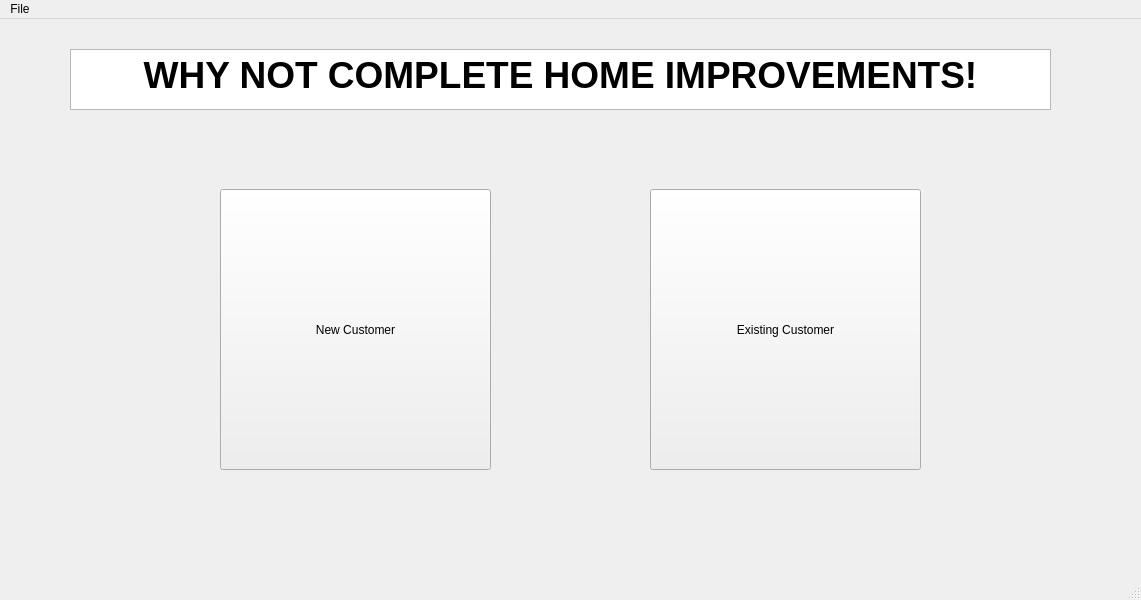
<?xml version="1.0" encoding="UTF-8"?>
<ui version="4.0">
 <class>mainWindow</class>
 <widget class="QMainWindow" name="mainWindow">
  <property name="geometry">
   <rect>
    <x>0</x>
    <y>0</y>
    <width>1141</width>
    <height>600</height>
   </rect>
  </property>
  <property name="windowTitle">
   <string>Main Window</string>
  </property>
  <widget class="QWidget" name="centralwidget">
   <widget class="QTextBrowser" name="textBrowser">
    <property name="geometry">
     <rect>
      <x>70</x>
      <y>30</y>
      <width>981</width>
      <height>61</height>
     </rect>
    </property>
    <property name="html">
     <string>&lt;!DOCTYPE HTML PUBLIC &quot;-//W3C//DTD HTML 4.0//EN&quot; &quot;http://www.w3.org/TR/REC-html40/strict.dtd&quot;&gt;
&lt;html&gt;&lt;head&gt;&lt;meta name=&quot;qrichtext&quot; content=&quot;1&quot; /&gt;&lt;style type=&quot;text/css&quot;&gt;
p, li { white-space: pre-wrap; }
&lt;/style&gt;&lt;/head&gt;&lt;body style=&quot; font-family:'Ubuntu'; font-size:11pt; font-weight:400; font-style:normal;&quot;&gt;
&lt;p align=&quot;center&quot; style=&quot; margin-top:0px; margin-bottom:0px; margin-left:0px; margin-right:0px; -qt-block-indent:0; text-indent:0px;&quot;&gt;&lt;span style=&quot; font-size:28pt; font-weight:600;&quot;&gt;WHY NOT COMPLETE HOME IMPROVEMENTS!&lt;/span&gt;&lt;/p&gt;&lt;/body&gt;&lt;/html&gt;</string>
    </property>
   </widget>
   <widget class="QPushButton" name="newButton">
    <property name="geometry">
     <rect>
      <x>220</x>
      <y>170</y>
      <width>271</width>
      <height>281</height>
     </rect>
    </property>
    <property name="text">
     <string>New Customer</string>
    </property>
   </widget>
   <widget class="QPushButton" name="openButton">
    <property name="geometry">
     <rect>
      <x>650</x>
      <y>170</y>
      <width>271</width>
      <height>281</height>
     </rect>
    </property>
    <property name="text">
     <string>Existing Customer</string>
    </property>
   </widget>
  </widget>
  <widget class="QMenuBar" name="menubar">
   <property name="geometry">
    <rect>
     <x>0</x>
     <y>0</y>
     <width>1141</width>
     <height>25</height>
    </rect>
   </property>
   <property name="nativeMenuBar">
    <bool>false</bool>
   </property>
   <widget class="QMenu" name="menuFile">
    <property name="title">
     <string>File</string>
    </property>
    <addaction name="actionNew"/>
    <addaction name="actionOpen"/>
    <addaction name="separator"/>
    <addaction name="actionExit"/>
   </widget>
   <addaction name="menuFile"/>
  </widget>
  <widget class="QStatusBar" name="statusbar"/>
  <action name="actionNew">
   <property name="text">
    <string>New</string>
   </property>
  </action>
  <action name="actionOpen">
   <property name="text">
    <string>Open</string>
   </property>
  </action>
  <action name="actionExit">
   <property name="text">
    <string>Exit</string>
   </property>
  </action>
 </widget>
 <resources/>
 <connections/>
</ui>
